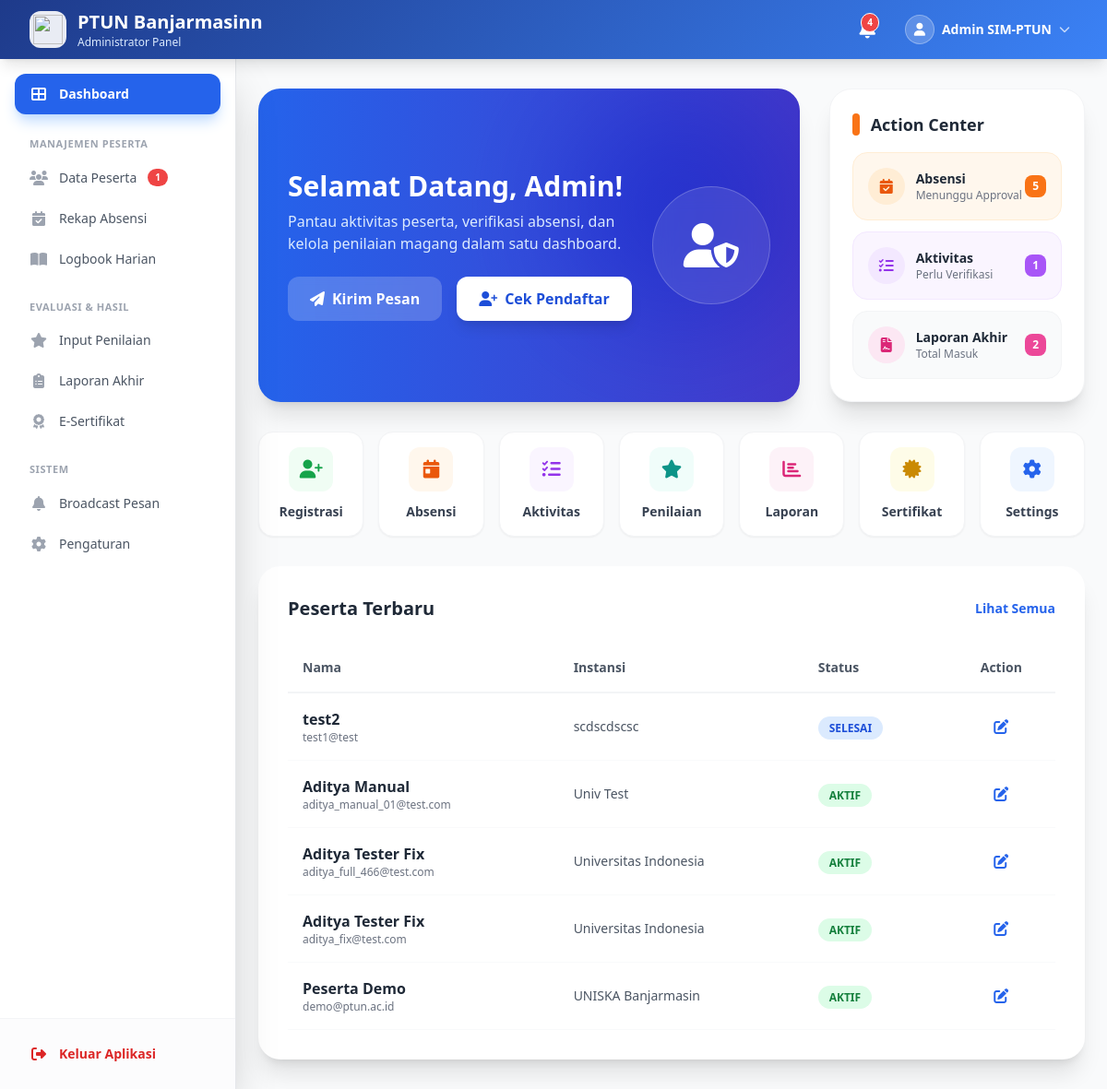
Page /admin/ (signed in) on the committed database.
### tables this page shows
CREATE TABLE `settings` (
  `id` int(11) NOT NULL,
  `key` varchar(100) NOT NULL,
  `value` text,
  `type` enum('text','textarea','url','image','number','boolean','date') DEFAULT 'text',
  `group` enum('institusi','footer','menu','sistem') NOT NULL,
  `order` int(11) DEFAULT '0',
  `updated_at` timestamp NULL DEFAULT CURRENT_TIMESTAMP ON UPDATE CURRENT_TIMESTAMP
);

CREATE TABLE `users` (
  `id` int(11) NOT NULL,
  `nama` varchar(100) NOT NULL,
  `email` varchar(100) NOT NULL,
  `password` varchar(255) NOT NULL,
  `role` enum('admin','peserta') NOT NULL DEFAULT 'peserta',
  `instansi` varchar(100) DEFAULT NULL,
  `jurusan` varchar(100) DEFAULT NULL,
  `profile_foto` varchar(255) DEFAULT '/uploads/profiles/default.jpg',
  `bio` text,
  `status` enum('aktif','pending','selesai') DEFAULT 'pending',
  `created_at` timestamp NULL DEFAULT CURRENT_TIMESTAMP,
  `updated_at` timestamp NULL DEFAULT CURRENT_TIMESTAMP ON UPDATE CURRENT_TIMESTAMP
);

### admin/index.php (the view, shortened to what the rows shown need)
<?php
require_once '../config/database.php';
$stmt = db()->query("SELECT id, nama, email, instansi, jurusan, status, created_at FROM users WHERE role='peserta' ORDER BY created_at DESC LIMIT 5");
$peserta_list = $stmt->fetchAll();
require_once 'includes/header.php';
?>
<div class="max-w-7xl mx-auto px-6 py-8">
    <div class="grid grid-cols-1 lg:grid-cols-3 gap-8 mb-8">
        <div class="lg:col-span-2 bg-gradient-to-r from-blue-600 to-indigo-700 text-white rounded-3xl p-8 shadow-xl flex items-center justify-between relative overflow-hidden">
            <div class="relative z-10">
                <h2 class="text-3xl font-bold mb-2">Selamat Datang, Admin!</h2>
            </div>
        </div>
    </div>
    <div class="bg-white rounded-3xl shadow-xl p-8">
        <div class="flex justify-between items-center mb-6">
            <h2 class="text-xl font-bold text-gray-800">Peserta Terbaru</h2>
        </div>
        <div class="overflow-x-auto">
            <table class="w-full">
                <thead>
                    <tr class="border-b-2 border-gray-100">
                        <th class="text-left py-4 px-4 font-bold text-gray-600 text-sm">Nama</th>
                        <th class="text-left py-4 px-4 font-bold text-gray-600 text-sm">Instansi</th>
                        <th class="text-left py-4 px-4 font-bold text-gray-600 text-sm">Status</th>
                        <th class="text-center py-4 px-4 font-bold text-gray-600 text-sm">Action</th>
                    </tr>
                </thead>
                <tbody>
                    <?php foreach($peserta_list as $p): ?>
                    <tr class="border-b border-gray-50 hover:bg-gray-50 transition-all">
                        <td class="py-4 px-4">
                            <p class="font-bold text-gray-800"><?= htmlspecialchars($p['nama']) ?></p>
                            <p class="text-xs text-gray-500"><?= htmlspecialchars($p['email']) ?></p>
                        </td>
                        <td class="py-4 px-4 text-sm text-gray-600"><?= htmlspecialchars($p['instansi']) ?></td>
                        <td class="py-4 px-4">
                            <?php
                            $badge = [
                                'aktif' => 'bg-green-100 text-green-700',
                                'pending' => 'bg-yellow-100 text-yellow-700',
                                'selesai' => 'bg-blue-100 text-blue-700'
                            ];
                            ?>
                            <span class="px-3 py-1 rounded-full text-xs font-bold uppercase <?= $badge[$p['status']] ?>">
                                <?= $p['status'] ?>
                            </span>
                        </td>
                        <td class="py-4 px-4 text-center">
                            <button onclick="editPeserta(<?= $p['id'] ?>, '<?= htmlspecialchars($p['nama']) ?>', '<?= $p['status'] ?>')"
                                    class="text-blue-600 hover:text-blue-800 transition-colors mx-2">
                                <i class="fas fa-edit"></i>
                            </button>
                        </td>
                    </tr>
                    <?php endforeach; ?>
                </tbody>
            </table>
        </div>
    </div>
</div>
</body>
</html>

### admin/includes/header.php (shortened to what the rows shown need)
<?php
$site_name = get_site_name();
?>
<!DOCTYPE html>
<html lang="id">
<head>
    <script src="https://cdn.tailwindcss.com"></script>
    <link href="https://cdnjs.cloudflare.com/ajax/libs/font-awesome/6.4.0/css/all.min.css" rel="stylesheet">
</head>
<body class="bg-gray-50 pt-16 md:pl-64 min-h-screen transition-all duration-300">
<nav class="gradient-bg text-white shadow-lg fixed top-0 left-0 right-0 h-16 fixed-header">
    <div class="w-full px-4 sm:px-6 lg:px-8">
        <div class="flex justify-between items-center h-16">
            <div class="flex items-center">
                <a href="<?= BASE_URL ?>/admin/" class="flex items-center space-x-3 group">
                    <div>
                        <h1 class="text-lg md:text-xl font-bold leading-tight"><?= htmlspecialchars($site_name) ?></h1>
                        <p class="text-[10px] md:text-xs text-blue-100 hidden sm:block">Administrator Panel</p>
                    </div>
                </a>
            </div>
        </div>
    </div>
</nav>

### rows in the picture
settings: value "PTUN Banjarmasinn"
users: nama "test2", email "test1@test", instansi "scdscdscsc", status "SELESAI"
users: nama "Aditya Manual", email "aditya_manual_01@test.com", instansi "Univ Test", status "AKTIF"
users: nama "Aditya Tester Fix", email "aditya_full_466@test.com", instansi "Universitas Indonesia", status "AKTIF"
users: nama "Aditya Tester Fix", email "aditya_fix@test.com", instansi "Universitas Indonesia", status "AKTIF"
users: nama "Peserta Demo", email "demo@ptun.ac.id", instansi "UNISKA Banjarmasin", status "AKTIF"

### other values in the picture
$today_count "4"
$user_name "Admin SIM-PTUN"
$pending_absensi "5"
$pending_aktivitas "1"
$total_laporan_akhir "2"
$pending "1"
